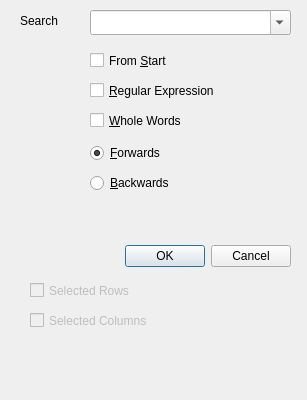
<ui version="4.0" >
 <class>SearchDialog</class>
 <widget class="QDialog" name="SearchDialog" >
  <property name="windowModality" >
   <enum>Qt::WindowModal</enum>
  </property>
  <property name="geometry" >
   <rect>
    <x>0</x>
    <y>0</y>
    <width>307</width>
    <height>400</height>
   </rect>
  </property>
  <property name="windowTitle" >
   <string>Search</string>
  </property>
  <property name="windowIcon" >
   <iconset>../../hilfer/bin/hilfer-icon.png</iconset>
  </property>
  <widget class="QDialogButtonBox" name="button_box" >
   <property name="geometry" >
    <rect>
     <x>30</x>
     <y>240</y>
     <width>261</width>
     <height>32</height>
    </rect>
   </property>
   <property name="orientation" >
    <enum>Qt::Horizontal</enum>
   </property>
   <property name="standardButtons" >
    <set>QDialogButtonBox::Cancel|QDialogButtonBox::NoButton|QDialogButtonBox::Ok</set>
   </property>
  </widget>
  <widget class="QCheckBox" name="selected_rows" >
   <property name="enabled" >
    <bool>false</bool>
   </property>
   <property name="geometry" >
    <rect>
     <x>30</x>
     <y>280</y>
     <width>191</width>
     <height>21</height>
    </rect>
   </property>
   <property name="text" >
    <string>Selected Rows</string>
   </property>
  </widget>
  <widget class="QCheckBox" name="selected_columns" >
   <property name="enabled" >
    <bool>false</bool>
   </property>
   <property name="geometry" >
    <rect>
     <x>30</x>
     <y>310</y>
     <width>191</width>
     <height>21</height>
    </rect>
   </property>
   <property name="text" >
    <string>Selected Columns</string>
   </property>
  </widget>
  <widget class="QLabel" name="search_label" >
   <property name="geometry" >
    <rect>
     <x>20</x>
     <y>10</y>
     <width>51</width>
     <height>21</height>
    </rect>
   </property>
   <property name="text" >
    <string>Search</string>
   </property>
   <property name="textFormat" >
    <enum>Qt::PlainText</enum>
   </property>
   <property name="buddy" >
    <cstring>search_combo</cstring>
   </property>
  </widget>
  <widget class="QComboBox" name="search_combo" >
   <property name="geometry" >
    <rect>
     <x>90</x>
     <y>10</y>
     <width>201</width>
     <height>25</height>
    </rect>
   </property>
   <property name="focusPolicy" >
    <enum>Qt::StrongFocus</enum>
   </property>
   <property name="editable" >
    <bool>true</bool>
   </property>
  </widget>
  <widget class="QCheckBox" name="from_start" >
   <property name="geometry" >
    <rect>
     <x>90</x>
     <y>50</y>
     <width>191</width>
     <height>21</height>
    </rect>
   </property>
   <property name="text" >
    <string>From &amp;Start</string>
   </property>
  </widget>
  <widget class="QCheckBox" name="regex" >
   <property name="geometry" >
    <rect>
     <x>90</x>
     <y>80</y>
     <width>191</width>
     <height>21</height>
    </rect>
   </property>
   <property name="text" >
    <string>&amp;Regular Expression</string>
   </property>
  </widget>
  <widget class="QCheckBox" name="whole_words" >
   <property name="geometry" >
    <rect>
     <x>90</x>
     <y>110</y>
     <width>191</width>
     <height>21</height>
    </rect>
   </property>
   <property name="text" >
    <string>&amp;Whole Words</string>
   </property>
  </widget>
  <widget class="QRadioButton" name="forwards" >
   <property name="geometry" >
    <rect>
     <x>90</x>
     <y>140</y>
     <width>171</width>
     <height>26</height>
    </rect>
   </property>
   <property name="text" >
    <string>&amp;Forwards</string>
   </property>
   <property name="checked" >
    <bool>true</bool>
   </property>
  </widget>
  <widget class="QRadioButton" name="backwards" >
   <property name="geometry" >
    <rect>
     <x>90</x>
     <y>170</y>
     <width>176</width>
     <height>26</height>
    </rect>
   </property>
   <property name="text" >
    <string>&amp;Backwards</string>
   </property>
  </widget>
 </widget>
 <tabstops>
  <tabstop>search_combo</tabstop>
  <tabstop>selected_columns</tabstop>
  <tabstop>selected_rows</tabstop>
  <tabstop>button_box</tabstop>
 </tabstops>
 <resources>
  <include location="icons.qrc" />
 </resources>
 <connections>
  <connection>
   <sender>button_box</sender>
   <signal>accepted()</signal>
   <receiver>SearchDialog</receiver>
   <slot>accept()</slot>
   <hints>
    <hint type="sourcelabel" >
     <x>248</x>
     <y>254</y>
    </hint>
    <hint type="destinationlabel" >
     <x>157</x>
     <y>274</y>
    </hint>
   </hints>
  </connection>
  <connection>
   <sender>button_box</sender>
   <signal>rejected()</signal>
   <receiver>SearchDialog</receiver>
   <slot>reject()</slot>
   <hints>
    <hint type="sourcelabel" >
     <x>316</x>
     <y>260</y>
    </hint>
    <hint type="destinationlabel" >
     <x>286</x>
     <y>274</y>
    </hint>
   </hints>
  </connection>
 </connections>
</ui>
